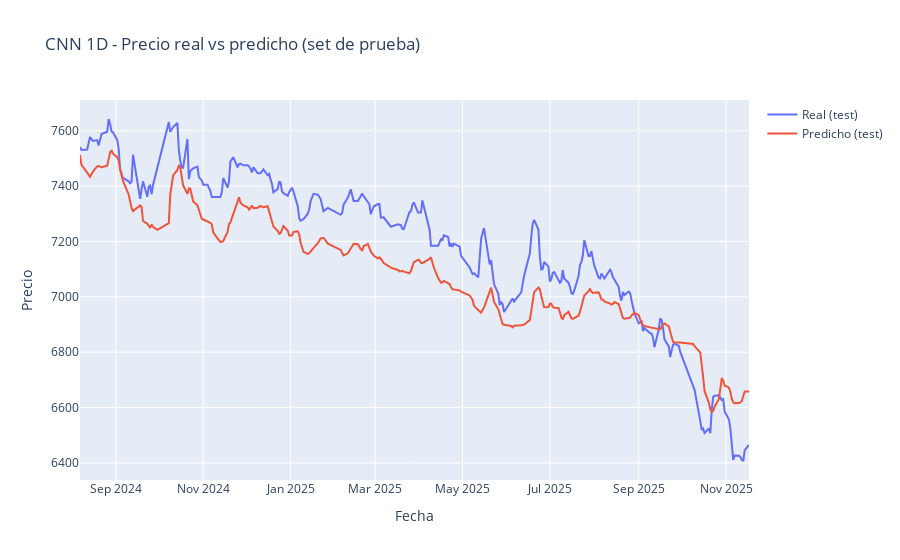
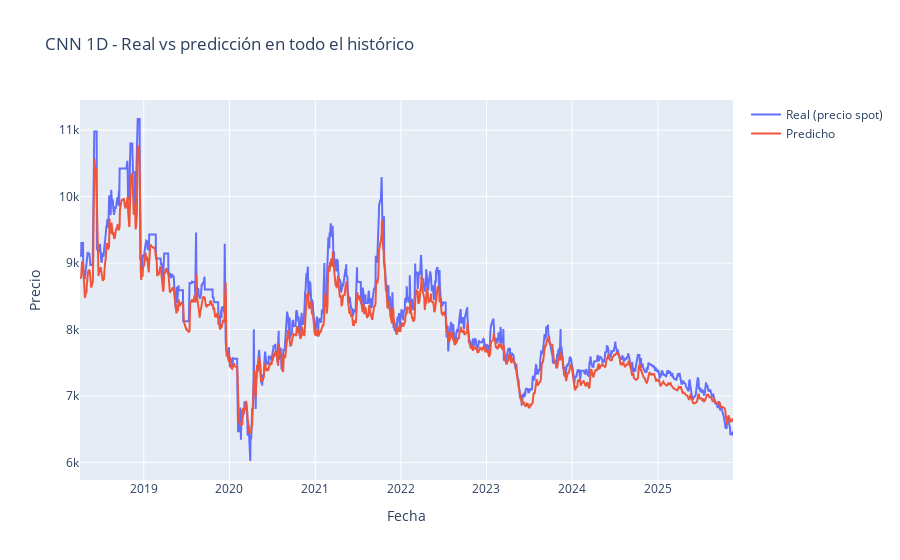

Notebook source saved alongside these figures, in order:
### Code cell
# =========================
#       GRÁFICAS
# =========================

# 1) Real vs predicho (test)
plot_test_predictions(
    dates_test,
    y_test_inv_cnn,
    y_test_pred_inv_cnn,
    title_prefix="CNN 1D"
)

# 2) Real vs predicho (train + val + test)
y_all_pred_scaled_cnn = cnn_model.predict(
    np.concatenate([X_train_seq, X_val_seq, X_test_seq], axis=0)
).flatten()

y_all_inv_cnn = scaler.inverse_transform(
    np.concatenate([y_train, y_val, y_test]).reshape(-1, 1)
).flatten()
y_all_pred_inv_cnn = scaler.inverse_transform(
    y_all_pred_scaled_cnn.reshape(-1, 1)
).flatten()

dates_all_full_cnn = np.concatenate([dates_train, dates_val, dates_test])

plot_full_predictions(
    dates_all_full_cnn,
    y_all_inv_cnn,
    y_all_pred_inv_cnn,
    title_prefix="CNN 1D"
)

# 3) Histórico completo + predicción futura
last_window_scaled_cnn = prices_scaled[-WINDOW_SIZE:]
future_scaled_cnn, future_inv_cnn = forecast_future(
    cnn_model,
    last_window_scaled_cnn,
    scaler,
    n_future=N_FUTURE_DAYS
)

last_date = df["Date"].max()
future_dates_cnn = pd.date_range(
    start=last_date + pd.Timedelta(days=1),
    periods=N_FUTURE_DAYS,
    freq="D"
)

plot_full_with_future(
    dates_all_full_cnn,
    y_all_inv_cnn,
    future_dates_cnn,
    future_inv_cnn,
    title_prefix="CNN 1D"
)

# Tabla de predicciones futuras (CNN 1D)
future_table_cnn = pd.DataFrame({
    "Fecha futura": future_dates_cnn,
    "Predicción del precio (CNN 1D)": future_inv_cnn
})
display(future_table_cnn)

### Figure 1 — Plotly figure (JSON) as saved in the notebook; plotly's stock layout.template omitted (floating-point values rounded to 4 significant figures; data arrays with more than 128 entries replaced by an {"elided": "..."} marker saying what was removed)
{"data": [{"mode": "lines", "name": "Real (test)", "type": "scatter", "x": {"elided": "264 str values"}, "y": {"elided": "264 float values"}}, {"mode": "lines", "name": "Predicho (test)", "type": "scatter", "x": {"elided": "264 str values"}, "y": {"elided": "264 float values"}}], "layout": {"title": {"text": "CNN 1D - Precio real vs predicho (set de prueba)"}, "xaxis": {"title": {"text": "Fecha"}}, "yaxis": {"title": {"text": "Precio"}}}}

### Figure 2 — Plotly figure (JSON) as saved in the notebook; plotly's stock layout.template omitted (floating-point values rounded to 4 significant figures; data arrays with more than 128 entries replaced by an {"elided": "..."} marker saying what was removed)
{"data": [{"mode": "lines", "name": "Real (precio spot)", "type": "scatter", "x": {"elided": "1757 str values"}, "y": {"elided": "1757 float values"}}, {"mode": "lines", "name": "Predicho", "type": "scatter", "x": {"elided": "1757 str values"}, "y": {"elided": "1757 float values"}}], "layout": {"title": {"text": "CNN 1D - Real vs predicción en todo el histórico"}, "xaxis": {"title": {"text": "Fecha"}}, "yaxis": {"title": {"text": "Precio"}}}}
